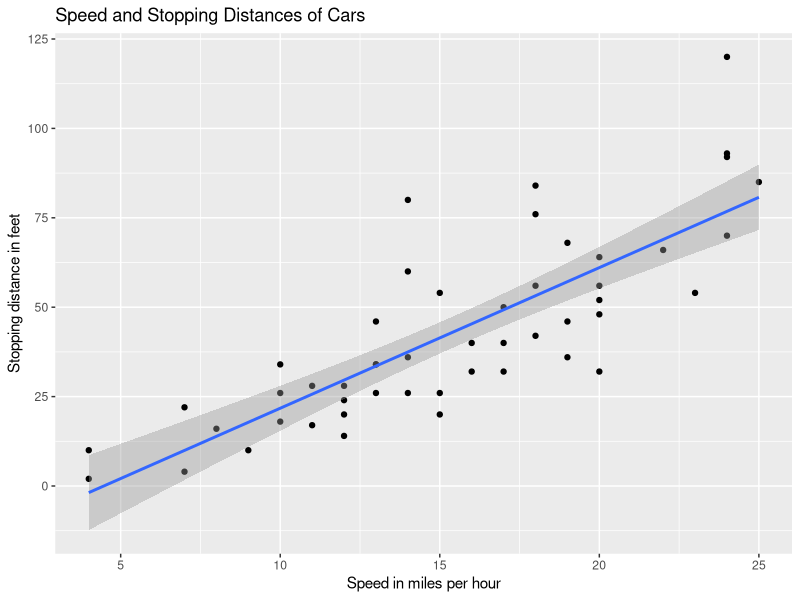

Here is the R script that generated this plot:
## ---- chunk 1
# This r chunk is used to set everything up. You can also analyse your data in here.
# You need to load everything you need for analysis in chunks like this one.
# This includes the respective libraries.
library(knitr)
library(ggplot2)

# Here is also the place where you can specify general settings.First, you need to load the library knitr to do that, however. The following setting is necessary to create figure captions. 
opts_knit$set(eval.after = 'fig.cap')
# The next bit basically specifies that chunks are not echoed and that warnings, messages or plots/tables that are generated in chunk are not shown unless you specified it. 
opts_chunk$set(echo = FALSE, warning = FALSE, message = FALSE, include = FALSE)
# You will need to load the data of course.
data('cars')
# In this case, we will load an example data set.
## ---- chunk 2
# This chunk is basically a R script. So you are also able to copy your own R function in here to use them. I copied two of my functions (pValue and rValue) in here, which will later help to report the statistics. 
pValue <-function(x, sign = '='){
  if (inherits(x, "lm")){
    s <- summary.lm(x)
    x <- pf(s$fstatistic[1L], s$fstatistic[2L], s$fstatistic[3L], lower.tail = FALSE)
    if(x > 1){
      stop("There is no p-value greater than 1")
    } else if(x < 0.001){
      x.converted <- '< .001'
    } else{
      x.converted <- paste(sign,substr(as.character(round(x, 3)), 2,5))
    } 
  } else {
    if(x > 1){
      stop("There is no p-value greater than 1")
    } else if(x < 0.001){
      x.converted <- '< .001'
    } else{
      x.converted <- paste(sign,substr(as.character(round(x, 3)), 2,5))
    } 
  }
  return(x.converted)
}

rValue <-function(x){
  if (inherits(x, "lm")){
    r.squared <- summary(x)$r.squared
    x.converted <- paste('=',substr(as.character(round(r.squared, 3)), 2,5)) 
  } else {
    if (x < 0){
      x.converted <- paste('= -',substr(as.character(abs(round(x, 3))), 2,5), sep = '') 
    } else {
      x.converted <- paste('=',substr(as.character(abs(round(x, 3))), 2,5)) 
    }
  }
  return(x.converted) 
}

# You can do all of the analysis in this chunk, but you don't have to. 
## ---- chunk 3
result <- cor.test(~ speed + dist, data = cars)
## ---- chunk 4
ggplot(cars, aes(x = speed, y = dist)) + geom_point() + geom_smooth(method = 'lm') + labs(x = 'Speed in miles per hour', y = 'Stopping distance in feet', title = 'Speed and Stopping Distances of Cars')
cap <- paste('There is a significant correlation between the speed of a car and the distance it needs to stop, *r*', rValue(result$estimate),  ', *p*' , pValue(result$p.value),'.')
